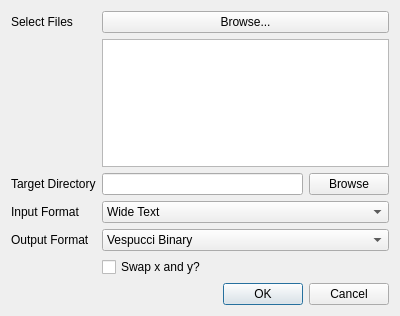
<?xml version="1.0" encoding="UTF-8"?>
<ui version="4.0">
 <class>BulkConversionDialog</class>
 <widget class="QDialog" name="BulkConversionDialog">
  <property name="geometry">
   <rect>
    <x>0</x>
    <y>0</y>
    <width>400</width>
    <height>316</height>
   </rect>
  </property>
  <property name="windowTitle">
   <string>Batch Conversion</string>
  </property>
  <layout class="QFormLayout" name="formLayout">
   <item row="0" column="0">
    <widget class="QLabel" name="selectLabel">
     <property name="text">
      <string>Select Files </string>
     </property>
    </widget>
   </item>
   <item row="0" column="1">
    <widget class="QPushButton" name="browsePushButton">
     <property name="text">
      <string>Browse...</string>
     </property>
    </widget>
   </item>
   <item row="1" column="1">
    <widget class="QListWidget" name="filenameListWidget">
     <property name="toolTip">
      <string>Press delete key with filenames selected to remove them from the list.</string>
     </property>
    </widget>
   </item>
   <item row="2" column="0">
    <widget class="QLabel" name="targetLabel">
     <property name="text">
      <string>Target Directory</string>
     </property>
    </widget>
   </item>
   <item row="2" column="1">
    <layout class="QHBoxLayout" name="horizontalLayout">
     <item>
      <widget class="QLineEdit" name="targetLineEdit"/>
     </item>
     <item>
      <widget class="QPushButton" name="targetPushButton">
       <property name="text">
        <string>Browse</string>
       </property>
      </widget>
     </item>
    </layout>
   </item>
   <item row="3" column="0">
    <widget class="QLabel" name="inputFormatLabel">
     <property name="text">
      <string>Input Format</string>
     </property>
    </widget>
   </item>
   <item row="3" column="1">
    <widget class="QComboBox" name="inputComboBox">
     <item>
      <property name="text">
       <string>Wide Text</string>
      </property>
     </item>
     <item>
      <property name="text">
       <string>Long Text</string>
      </property>
     </item>
     <item>
      <property name="text">
       <string>Vespucci Binary</string>
      </property>
     </item>
    </widget>
   </item>
   <item row="5" column="0">
    <widget class="QLabel" name="outputFormatLabel">
     <property name="text">
      <string>Output Format</string>
     </property>
    </widget>
   </item>
   <item row="5" column="1">
    <widget class="QComboBox" name="outputComboBox">
     <item>
      <property name="text">
       <string>Vespucci Binary</string>
      </property>
     </item>
    </widget>
   </item>
   <item row="6" column="1">
    <widget class="QCheckBox" name="swapCheckBox">
     <property name="text">
      <string>Swap x and y?</string>
     </property>
    </widget>
   </item>
   <item row="7" column="1">
    <widget class="QDialogButtonBox" name="buttonBox">
     <property name="orientation">
      <enum>Qt::Horizontal</enum>
     </property>
     <property name="standardButtons">
      <set>QDialogButtonBox::Cancel|QDialogButtonBox::Ok</set>
     </property>
    </widget>
   </item>
  </layout>
 </widget>
 <resources/>
 <connections>
  <connection>
   <sender>buttonBox</sender>
   <signal>accepted()</signal>
   <receiver>BulkConversionDialog</receiver>
   <slot>accept()</slot>
   <hints>
    <hint type="sourcelabel">
     <x>342</x>
     <y>306</y>
    </hint>
    <hint type="destinationlabel">
     <x>157</x>
     <y>274</y>
    </hint>
   </hints>
  </connection>
  <connection>
   <sender>buttonBox</sender>
   <signal>rejected()</signal>
   <receiver>BulkConversionDialog</receiver>
   <slot>reject()</slot>
   <hints>
    <hint type="sourcelabel">
     <x>390</x>
     <y>306</y>
    </hint>
    <hint type="destinationlabel">
     <x>286</x>
     <y>274</y>
    </hint>
   </hints>
  </connection>
 </connections>
</ui>
